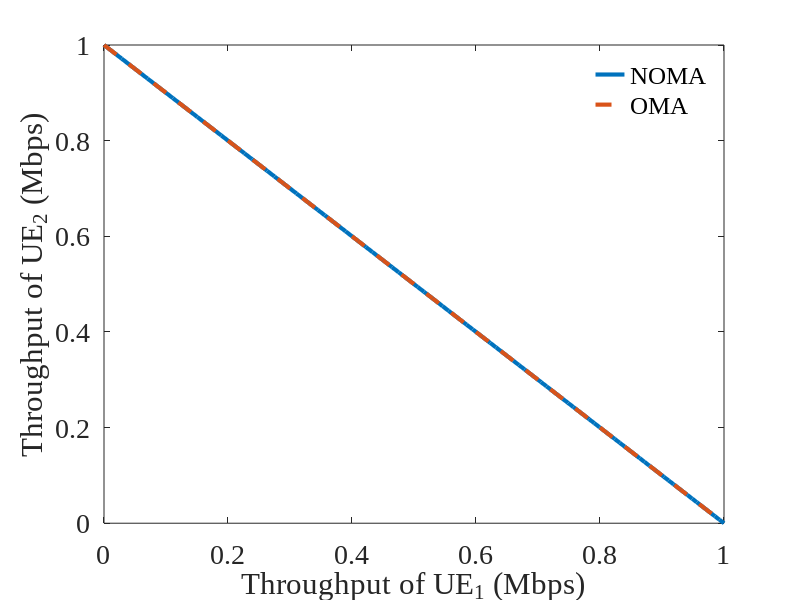

Reproduce this figure in MATLAB. (Note: this script raises an error after producing the figure.)
% Parameters
P_total = 1;        % Total power (normalized)
B_total = 1;        % Total bandwidth (normalized in MHz)
N0 = 1;             % Noise power spectral density (normalized)
L = 20;             % Number of RIS elements (not used in the current script)

% Simple channel: h1 is equal to h2 for this scenario
h1 = 1;
h2 = 1;

% NOMA Power Allocation
p1 = 0:0.01:1;        % Power allocated to UE1 for NOMA
p2 = 1 - p1;          % Power allocated to UE2 for NOMA
R_NOMA_UE1 = zeros(1, length(p1));
R_NOMA_UE2 = zeros(1, length(p1));

for i = 1:length(p1)
    % Calculate NOMA Throughput with SIC for the stronger user (UE1)
    R_NOMA_UE1(i) = B_total * log2(1 + (p1(i) * P_total * norm(h1)^2) / N0);
    R_NOMA_UE2(i) = B_total * log2(1 + (p2(i) * P_total * norm(h2)^2) / ...
                                   (N0 + p1(i) * P_total * norm(h2)^2));
end

% OMA - Equal Bandwidth Partitioning and Power Allocation
alpha = 0:0.01:1;       % Bandwidth partitioning factor for OMA
R_OMA_UE1 = zeros(1, length(alpha));
R_OMA_UE2 = zeros(1, length(alpha));

for i = 1:length(alpha)
    % Calculate OMA Throughput
    R_OMA_UE1(i) = B_total * alpha(i) * log2(1 + (P_total * norm(h1)^2) / N0);
    R_OMA_UE2(i) = B_total * (1 - alpha(i)) * log2(1 + (P_total * norm(h2)^2) / N0);
end

% Plot Results
savefig = 1;           % Flag to save figures
% root_save = 'C:\Your\Desired\Path\';  % Example path (You might want to write it yourself). Root path to save figures
linewidth = 3;         % Line width for plots
fontname = 'Times New Roman';
fontsize = 20;

legend_alg = {'NOMA', 'OMA'};
location_2 = 'northeast';

colours = [0.0000 0.4470 0.7410;  % Colors for the plots
           0.8500 0.3250 0.0980];

figure;
set(gcf, 'Position', [0 0 800 600]);

plot(R_NOMA_UE1, R_NOMA_UE2, '-', 'Color', colours(1,:), 'LineWidth', linewidth);
hold on;
plot(R_OMA_UE1, R_OMA_UE2, '--', 'Color', colours(2,:), 'LineWidth', linewidth);

xlabel('Throughput of UE_{1} (Mbps)', 'FontName', fontname, 'FontSize', fontsize);
ylabel('Throughput of UE_{2} (Mbps)', 'FontName', fontname, 'FontSize', fontsize);

legend(legend_alg, 'FontName', fontname, 'FontSize', fontsize, 'Location', location_2);
legend boxoff;
set(gca, 'FontName', fontname, 'FontSize', fontsize);

if savefig == 1
    saveas(gcf, [root_save 'noma_oma_throughput_comparison'], 'fig');
    saveas(gcf, [root_save 'noma_oma_throughput_comparison'], 'png');
    saveas(gcf, [root_save 'noma_oma_throughput_comparison'], 'epsc2');
end